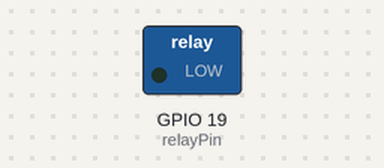
This sketch was run on a simulated ESP32. On the bench: switched loads named in the sketch (green lamp = pin HIGH).

Above: at 2.5 s.
At 7.5 s:
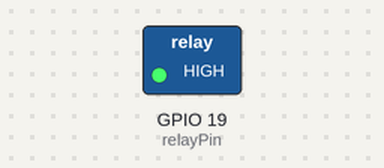
Timing chart, 0 to 13.0 s (numbered marks = the images above):
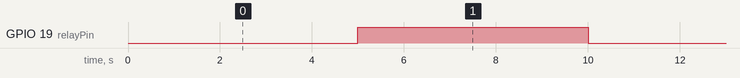

Measured:
- by itself, GPIO 19 (relayPin): alternates HIGH for 5.0 s and LOW for 5.0 s

The sketch:

relay_helper_funciton.ino
```cpp
// Define the ESP32 GPIO pin connected to the relay's signal (IN) pin
const int relayPin = 19;

void setup() {
  // Configure the relay pin as an output
  pinMode(relayPin, OUTPUT);
}

void loop() {
  // Switch Relay OFF
  digitalWrite(relayPin, LOW);
  delay(5000); // Wait for 5 seconds (5000 milliseconds)

  // Switch Relay ON
  digitalWrite(relayPin, HIGH);
  delay(5000); // Wait for 5 seconds before repeating the cycle
}
```
